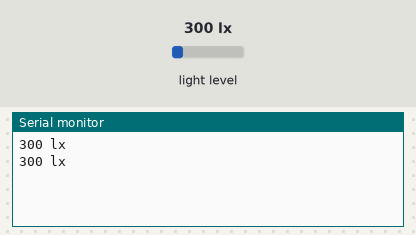
Recording of a sketch running on a simulated Arduino Uno, built with avr-gcc and run on an emulated ATmega328P. Shown: the last lines printed to the serial monitor. Wiring (inferred from the names in the program): BH1750 light sensor at I2C address 0x23. The inputs (shaded band) are chosen by the test bench; at power-on: light level 300 lx.

Above: at 1.8 s.
1.9 s: light level set to 40 lx
At 2.7 s:
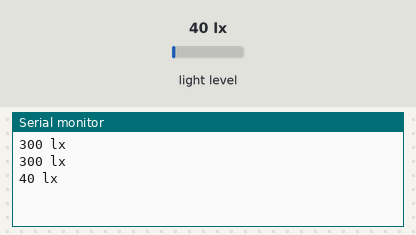
3.4 s: light level set to 500 lx
At 4.8 s:
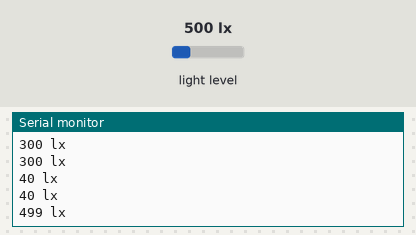
Timing chart, 0 to 6.4 s (numbered marks = the images above; inputs shaded):
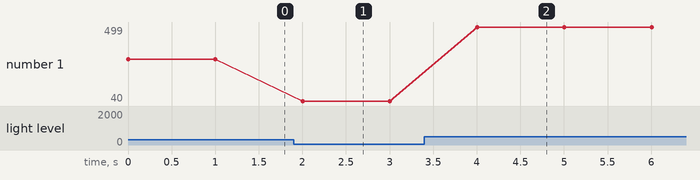

The sketch:

lightSensor.ino
```cpp
// connect I2C wires to SDA and SCL only.

#include <Wire.h>

int BH1750_address = 0x23; // i2c Addresse
byte buff[2];

void setup()
{
    Wire.begin();
    BH1750_Init(BH1750_address);

    Serial.begin(9600);
}

void loop()
{
    float value = 0;

    if (BH1750_Read(BH1750_address) == 2)
    {
        value = ((buff[0] << 8) | buff[1]) / 1.2;

        if (value < 0)
        {
            Serial.print("> 65535");
        }
        else
        {
            Serial.print((int)value, DEC);
        }

        Serial.println(" lx");
    }

    delay(1000);
}

void BH1750_Init(int address)
{
    Wire.beginTransmission(address);
    Wire.write(0x10); // 1 [lux]
    Wire.endTransmission();
}

byte BH1750_Read(int address)
{
    byte i = 0;
    Wire.beginTransmission(address);
    Wire.requestFrom(address, 2);

    while(Wire.available())
    {
        buff[i] = Wire.read();
        i++;
    }

    Wire.endTransmission();
    return i;
}
```

Measured:
- after the input at 1.9 s, the serial monitor: prints a new line after 0.10 s (image 1)
- after the input at 3.4 s, the serial monitor: prints a new line after 0.60 s (image 2)
- plotted number 1: 300 → 40 after the input at 1.9 s, 40 → 499 after the input at 3.4 s
